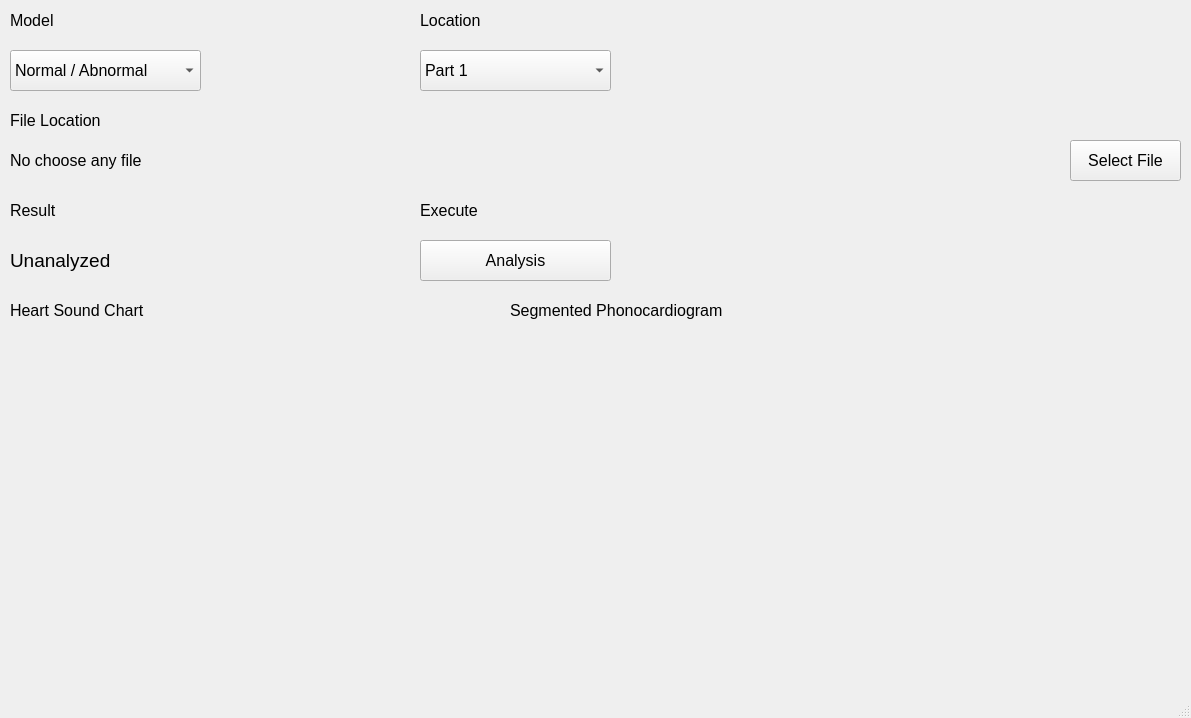
<?xml version="1.0" encoding="UTF-8"?>
<ui version="4.0">
 <class>MainWindow</class>
 <widget class="QMainWindow" name="MainWindow">
  <property name="geometry">
   <rect>
    <x>0</x>
    <y>0</y>
    <width>1191</width>
    <height>718</height>
   </rect>
  </property>
  <property name="windowTitle">
   <string>Heart Rhythm</string>
  </property>
  <widget class="QWidget" name="centralwidget">
   <widget class="QLabel" name="label">
    <property name="geometry">
     <rect>
      <x>10</x>
      <y>300</y>
      <width>161</width>
      <height>21</height>
     </rect>
    </property>
    <property name="font">
     <font>
      <pointsize>12</pointsize>
     </font>
    </property>
    <property name="text">
     <string>Heart Sound Chart</string>
    </property>
   </widget>
   <widget class="QLabel" name="label_2">
    <property name="geometry">
     <rect>
      <x>510</x>
      <y>300</y>
      <width>241</width>
      <height>21</height>
     </rect>
    </property>
    <property name="font">
     <font>
      <pointsize>12</pointsize>
     </font>
    </property>
    <property name="text">
     <string>Segmented Phonocardiogram</string>
    </property>
   </widget>
   <widget class="QPushButton" name="OpenFileBtn">
    <property name="geometry">
     <rect>
      <x>1070</x>
      <y>140</y>
      <width>111</width>
      <height>41</height>
     </rect>
    </property>
    <property name="font">
     <font>
      <pointsize>12</pointsize>
     </font>
    </property>
    <property name="text">
     <string>Select File</string>
    </property>
   </widget>
   <widget class="QLabel" name="label_3">
    <property name="geometry">
     <rect>
      <x>10</x>
      <y>10</y>
      <width>81</width>
      <height>21</height>
     </rect>
    </property>
    <property name="font">
     <font>
      <pointsize>12</pointsize>
     </font>
    </property>
    <property name="text">
     <string>Model</string>
    </property>
   </widget>
   <widget class="QLabel" name="label_5">
    <property name="geometry">
     <rect>
      <x>10</x>
      <y>110</y>
      <width>111</width>
      <height>21</height>
     </rect>
    </property>
    <property name="font">
     <font>
      <pointsize>12</pointsize>
     </font>
    </property>
    <property name="text">
     <string>File Location</string>
    </property>
   </widget>
   <widget class="QComboBox" name="ModelSelector">
    <property name="geometry">
     <rect>
      <x>10</x>
      <y>50</y>
      <width>191</width>
      <height>41</height>
     </rect>
    </property>
    <property name="font">
     <font>
      <pointsize>12</pointsize>
     </font>
    </property>
    <item>
     <property name="text">
      <string>Normal / Abnormal</string>
     </property>
    </item>
    <item>
     <property name="text">
      <string>Normal / VSD</string>
     </property>
    </item>
    <item>
     <property name="text">
      <string>Normal / ASD</string>
     </property>
    </item>
    <item>
     <property name="text">
      <string>VSD / ASD</string>
     </property>
    </item>
   </widget>
   <widget class="QLabel" name="label_4">
    <property name="geometry">
     <rect>
      <x>420</x>
      <y>10</y>
      <width>81</width>
      <height>21</height>
     </rect>
    </property>
    <property name="font">
     <font>
      <pointsize>12</pointsize>
     </font>
    </property>
    <property name="text">
     <string>Location</string>
    </property>
   </widget>
   <widget class="QComboBox" name="LocationSelector">
    <property name="geometry">
     <rect>
      <x>420</x>
      <y>50</y>
      <width>191</width>
      <height>41</height>
     </rect>
    </property>
    <property name="font">
     <font>
      <pointsize>12</pointsize>
     </font>
    </property>
    <item>
     <property name="text">
      <string>Part 1</string>
     </property>
    </item>
    <item>
     <property name="text">
      <string>Part 2</string>
     </property>
    </item>
    <item>
     <property name="text">
      <string>Part 3</string>
     </property>
    </item>
    <item>
     <property name="text">
      <string>Part 4</string>
     </property>
    </item>
   </widget>
   <widget class="QPushButton" name="AnalysisBtn">
    <property name="geometry">
     <rect>
      <x>420</x>
      <y>240</y>
      <width>191</width>
      <height>41</height>
     </rect>
    </property>
    <property name="font">
     <font>
      <pointsize>12</pointsize>
     </font>
    </property>
    <property name="text">
     <string>Analysis</string>
    </property>
   </widget>
   <widget class="QLabel" name="label_6">
    <property name="geometry">
     <rect>
      <x>420</x>
      <y>200</y>
      <width>71</width>
      <height>21</height>
     </rect>
    </property>
    <property name="font">
     <font>
      <pointsize>12</pointsize>
     </font>
    </property>
    <property name="text">
     <string>Execute</string>
    </property>
   </widget>
   <widget class="QLabel" name="FileLocationLabel">
    <property name="geometry">
     <rect>
      <x>10</x>
      <y>140</y>
      <width>681</width>
      <height>41</height>
     </rect>
    </property>
    <property name="font">
     <font>
      <pointsize>12</pointsize>
     </font>
    </property>
    <property name="text">
     <string>No choose any file</string>
    </property>
   </widget>
   <widget class="QLabel" name="label_7">
    <property name="geometry">
     <rect>
      <x>10</x>
      <y>200</y>
      <width>71</width>
      <height>21</height>
     </rect>
    </property>
    <property name="font">
     <font>
      <pointsize>12</pointsize>
     </font>
    </property>
    <property name="text">
     <string>Result</string>
    </property>
   </widget>
   <widget class="QLabel" name="ResultLabel">
    <property name="geometry">
     <rect>
      <x>10</x>
      <y>240</y>
      <width>381</width>
      <height>41</height>
     </rect>
    </property>
    <property name="font">
     <font>
      <pointsize>14</pointsize>
     </font>
    </property>
    <property name="text">
     <string>Unanalyzed</string>
    </property>
   </widget>
   <widget class="QLabel" name="HeartChart">
    <property name="geometry">
     <rect>
      <x>10</x>
      <y>330</y>
      <width>471</width>
      <height>331</height>
     </rect>
    </property>
    <property name="font">
     <font>
      <pointsize>12</pointsize>
     </font>
    </property>
    <property name="text">
     <string/>
    </property>
   </widget>
   <widget class="QLabel" name="SegmentedChart">
    <property name="geometry">
     <rect>
      <x>510</x>
      <y>330</y>
      <width>671</width>
      <height>291</height>
     </rect>
    </property>
    <property name="font">
     <font>
      <pointsize>12</pointsize>
     </font>
    </property>
    <property name="text">
     <string/>
    </property>
   </widget>
  </widget>
  <widget class="QMenuBar" name="menubar">
   <property name="geometry">
    <rect>
     <x>0</x>
     <y>0</y>
     <width>1191</width>
     <height>20</height>
    </rect>
   </property>
  </widget>
  <widget class="QStatusBar" name="statusbar"/>
 </widget>
 <resources/>
 <connections/>
</ui>
